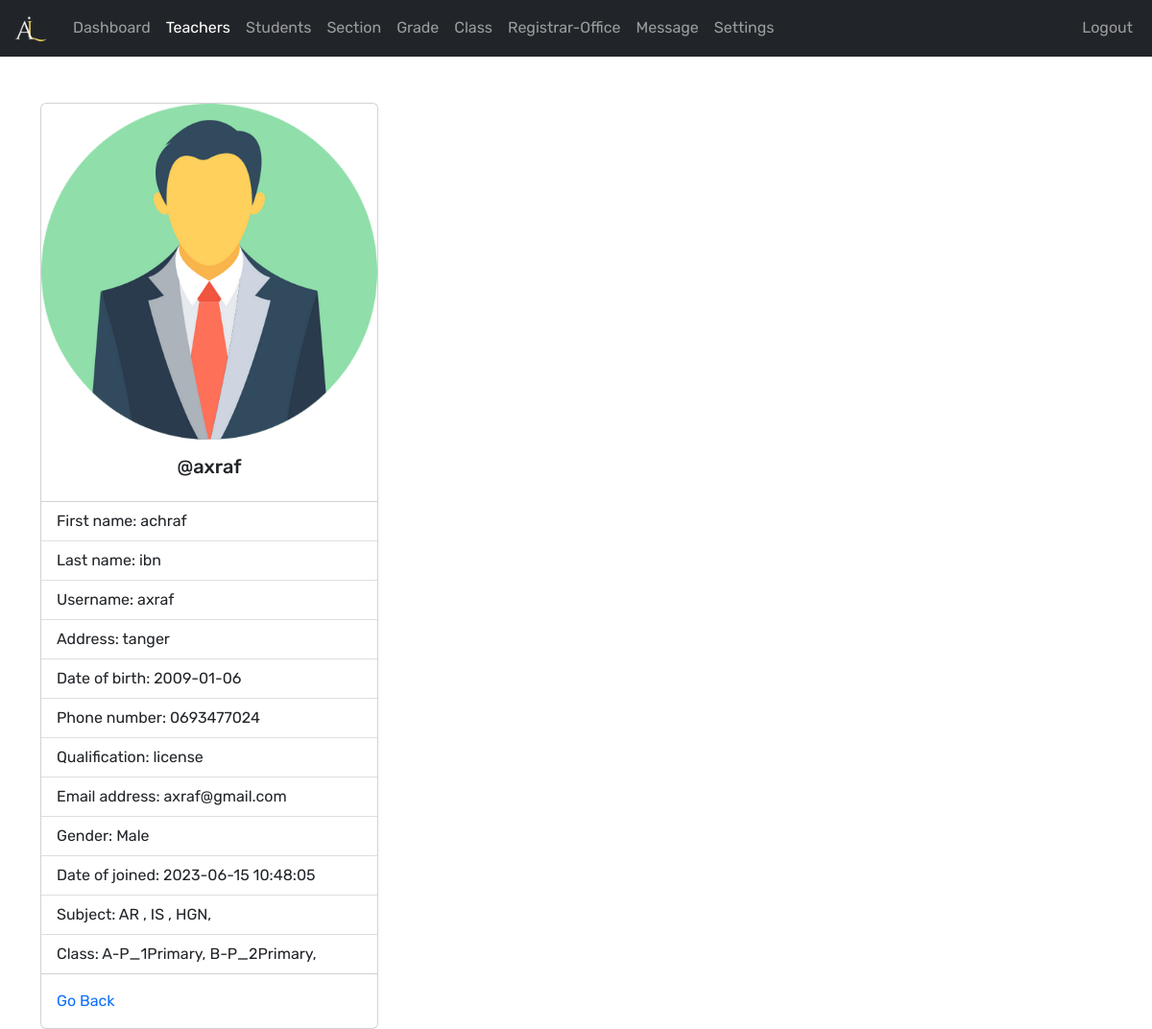
Screenshot of /admin/teacher-view.php?teacher_id=13 (signed in) with the database file from the repository.
### tables this page shows
CREATE TABLE IF NOT EXISTS `teachers` (
  `teacher_id` int(11) NOT NULL AUTO_INCREMENT,
  `username` varchar(127) NOT NULL,
  `password` varchar(255) NOT NULL,
  `class` varchar(31) NOT NULL,
  `fname` varchar(127) NOT NULL,
  `lname` varchar(127) NOT NULL,
  `subjects` varchar(31) NOT NULL,
  `address` varchar(31) NOT NULL,
  `date_of_birth` date DEFAULT NULL,
  `phone_number` varchar(31) NOT NULL,
  `qualification` varchar(127) NOT NULL,
  `gender` varchar(7) NOT NULL,
  `email_address` varchar(255) NOT NULL,
  `date_of_joined` datetime NOT NULL DEFAULT current_timestamp(),
  PRIMARY KEY (`teacher_id`),
  UNIQUE KEY `username` (`username`)
);

### admin/data/teacher.php (called while the page is built, shortened)
<?php
function getTeacherById($teacher_id, $conn){
   $sql = "SELECT * FROM teachers WHERE teacher_id=?";
   $stmt = $conn->prepare($sql);
   $stmt->execute([$teacher_id]);
   if ($stmt->rowCount() == 1) {
     $teacher = $stmt->fetch();
     return $teacher;
   }else {
    return 0;
   }
}

### admin/data/subject.php (called while the page is built, shortened)
<?php
function getSubjectById($subject_id, $conn){
   $sql = "SELECT * FROM subjects
           WHERE subject_id=?";
   $stmt = $conn->prepare($sql);
   $stmt->execute([$subject_id]);
   if ($stmt->rowCount() == 1) {
     $subject = $stmt->fetch();
     return $subject;
   }else {
   	return 0;
   }
}
 ?>

### admin/data/class.php (called while the page is built, shortened)
<?php
function getClassById($class_id, $conn){
   $sql = "SELECT * FROM class
           WHERE class_id=?";
   $stmt = $conn->prepare($sql);
   $stmt->execute([$class_id]);
   if ($stmt->rowCount() == 1) {
     $class = $stmt->fetch();
     return $class;
   }else {
    return 0;
   }
}

### admin/data/grade.php (called while the page is built, shortened)
<?php
function getGradeById($grade_id, $conn){
   $sql = "SELECT * FROM grades
           WHERE grade_id=?";
   $stmt = $conn->prepare($sql);
   $stmt->execute([$grade_id]);
   if ($stmt->rowCount() == 1) {
     $grade = $stmt->fetch();
     return $grade;
   }else {
    return 0;
   }
}

### admin/data/section.php (called while the page is built, shortened)
<?php
function getSectioById($section_id, $conn){
   $sql = "SELECT * FROM section
           WHERE section_id=?";
   $stmt = $conn->prepare($sql);
   $stmt->execute([$section_id]);
   if ($stmt->rowCount() == 1) {
     $section = $stmt->fetch();
     return $section;
   }else {
    return 0;
   }
}

### admin/teacher-view.php (the view, shortened to what this page needs)
<?php
if (isset($_SESSION['admin_id']) &&
    isset($_SESSION['role'])) {
    if ($_SESSION['role'] == 'Admin') {
      include "../db_connect.php";
       include "data/teacher.php";
       include "data/subject.php";
       include "data/grade.php";
       include "data/section.php";
       include "data/class.php";
       if(isset($_GET['teacher_id'])){
       $teacher_id = $_GET['teacher_id'];
       $teacher = getTeacherById($teacher_id,$conn);
 ?>
<!DOCTYPE html>
<html lang="en">
<head>
	<link rel="stylesheet" href="https://cdn.jsdelivr.net/npm/bootstrap@5.2.0/dist/css/bootstrap.min.css">
	<link rel="stylesheet" href="../css/style.css">
  <link rel="stylesheet" href="https://cdnjs.cloudflare.com/ajax/libs/font-awesome/4.7.0/css/font-awesome.min.css">
</head>
<body>
    <?php
        include "inc/navbar.php";
        if ($teacher != 0) {
     ?>
     <div class="container mt-5">
         <div class="card" style="width: 22rem;">
          <img src="../img/teacher-<?=$teacher['gender']?>.png" class="card-img-top" alt="...">
          <div class="card-body">
            <h5 class="card-title text-center">@<?=$teacher['username']?></h5>
          </div>
          <ul class="list-group list-group-flush">
            <li class="list-group-item">First name: <?=$teacher['fname']?></li>
            <li class="list-group-item">Last name: <?=$teacher['lname']?></li>
            <li class="list-group-item">Username: <?=$teacher['username']?></li>
            <li class="list-group-item">Address: <?=$teacher['address']?></li>
            <li class="list-group-item">Date of birth: <?=$teacher['date_of_birth']?></li>
            <li class="list-group-item">Phone number: <?=$teacher['phone_number']?></li>
            <li class="list-group-item">Qualification: <?=$teacher['qualification']?></li>
            <li class="list-group-item">Email address: <?=$teacher['email_address']?></li>
            <li class="list-group-item">Gender: <?=$teacher['gender']?></li>
            <li class="list-group-item">Date of joined: <?=$teacher['date_of_joined']?></li>
            <li class="list-group-item">Subject:
                <?php
                   $s = '';
                   $subjects = str_split(trim($teacher['subjects']));
                   foreach ($subjects as $subject) {
                      $s_temp = getSubjectById($subject, $conn);
                      if ($s_temp != 0)
                        $s .=$s_temp['subject_code'].', ';
                   }
                   echo $s;
                ?>
            </li>
            <li class="list-group-item">Class:
                  <?php
                     $c = '';
                     $classes = str_split(trim($teacher['class']));
                     foreach ($classes as $class_id) {
                         $class = getClassById($class_id, $conn);
                        $c_temp = getGradeById($class['grade'], $conn);
                        $section = getSectioById($class['section'], $conn);
                        if ($c_temp != 0)
                          $c .=$c_temp['grade_code'].'-'.
                               $c_temp['grade'].$section['section'].', ';
                     }
                     echo $c;
                  ?>
            </li>
          </ul>
          <div class="card-body">
            <a href="teacher.php" class="card-link">Go Back</a>
          </div>
        </div>
     </div>
     <?php
        }else {
          header("Location: teacher.php");
          exit;
        }
     ?>
</body>
</html>
<?php
    }else {
        header("Location: teacher.php");
        exit;
    }
  }else {
    header("Location: ../login.php");
    exit;
  }
}else {
	header("Location: ../login.php");
	exit;
}
?>

### admin/inc/navbar.php (shortened to what this page needs)
<nav class="navbar navbar-expand-lg navbar-dark bg-dark">
  <div class="container-fluid">
    <a class="navbar-brand" href="index.php">
      <img src="../images/logo/logo.png" width="40">
    </a>
    <div class="collapse navbar-collapse" id="navbarSupportedContent">
      <ul class="navbar-nav me-auto mb-2 mb-lg-0"
          id="navLinks">
        <li class="nav-item">
          <a class="nav-link"
             aria-current="page"
             href="index.php">Dashboard</a>
        </li>
        <li class="nav-item">
          <a class="nav-link" href="teacher.php">Teachers</a>
        </li>
        <li class="nav-item">
          <a class="nav-link" href="student.php">Students</a>
        </li>
        <li class="nav-item">
          <a class="nav-link" href="section.php">Section</a>
        </li>
        <li class="nav-item">
          <a class="nav-link" href="grade.php">Grade</a>
        </li>
        <li class="nav-item">
          <a class="nav-link" href="class.php">Class</a>
        </li>
        <li class="nav-item">
          <a class="nav-link" href="registrar-office.php">Registrar-Office</a>
        </li>
        <li class="nav-item">
          <a class="nav-link" href="message.php">Message</a>
        </li>
        <li class="nav-item">
          <a class="nav-link" href="settings.php">Settings</a>
        </li>
      </ul>
      <ul class="navbar-nav me-right mb-2 mb-lg-0">
        <li class="nav-item">
          <a class="nav-link" href="../logout.php">Logout</a>
        </li>
      </ul>
  </div>
    </div>
</nav>

### css/style.css (style rules this page uses)
:root { --primary: #130d2c; --light: #fff; --warning: #96405b; }
* { margin: 0; padding: 0; }
body { font-family: 'Rubik', sans-serif; }
a { text-decoration: none !important; }

### rows the page displays
teachers: gender (picture), username "axraf", fname "achraf", lname "ibn", address "tanger", date_of_birth "2009-01-06", phone_number "0693477024", qualification "license", email_address "axraf@gmail.com", gender "Male", date_of_joined "2023-06-15 10:48:05"

### other values shown
$s "AR , IS , HGN,"
$c "A-P_1Primary, B-P_2Primary,"
